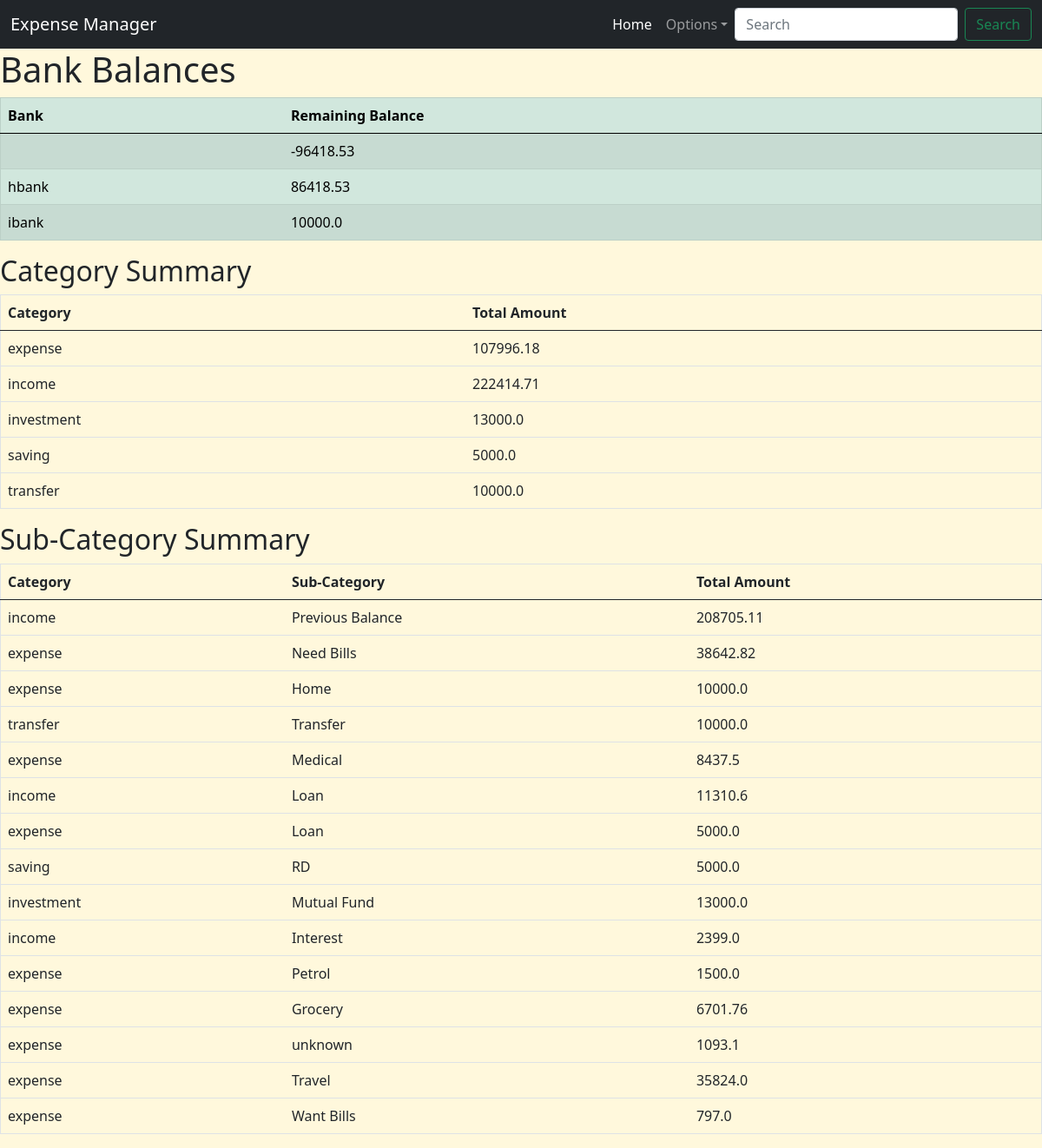
Page /summary on the committed database.
### app.py (models this page shows)
class IncomeExpenseManager(db.Model):
    id = db.Column(db.Integer, primary_key=True)
    date = db.Column(db.Date, nullable=False)
    from_bank = db.Column(db.String(10), nullable=False)
    to_bank = db.Column(db.String(10), nullable=True)
    category = db.Column(db.String(20), nullable=False)
    sub_category = db.Column(db.String(50), nullable=False)
    description = db.Column(db.String(100), nullable=False)
    amount = db.Column(db.Float, nullable=False)

### app.py (the view)
@app.route('/summary')
def category_summary():
    category_summary = db.session.query(IncomeExpenseManager.category, db.func.sum(IncomeExpenseManager.amount).label('total_amount')).group_by(IncomeExpenseManager.category).all()
    sub_category_summary = db.session.query(IncomeExpenseManager.category, IncomeExpenseManager.sub_category, db.func.sum(IncomeExpenseManager.amount).label('total_amount')).group_by(IncomeExpenseManager.category, IncomeExpenseManager.sub_category).order_by(IncomeExpenseManager.amount.label('total_amount').desc()).all()
    from_bank_summary = db.session.query(IncomeExpenseManager.from_bank, db.func.sum(-IncomeExpenseManager.amount).label('balance')).group_by(IncomeExpenseManager.from_bank).all()
    to_bank_summary = db.session.query(IncomeExpenseManager.to_bank, db.func.sum(IncomeExpenseManager.amount).label('balance')).filter(IncomeExpenseManager.to_bank.isnot(None)).group_by(IncomeExpenseManager.to_bank).all()
    bank_balances = {}
    for bank, balance in from_bank_summary:
        bank_balances[bank] = bank_balances.get(bank, 0) + balance
    for bank, balance in to_bank_summary:
        bank_balances[bank] = bank_balances.get(bank, 0) + balance
    return render_template('category_summary.html', category_summary=category_summary, sub_category_summary=sub_category_summary, bank_balances=bank_balances)

### templates/category_summary.html
{% extends 'base.html' %}
{% block content %}
<h1>Bank Balances</h1>
<table class="table table-success table-striped", border="1">
    <thead>
        <tr>
            <th>Bank</th>
            <th>Remaining Balance</th>
        </tr>
    </thead>
    <tbody>
        {% for bank, balance in bank_balances.items() %}
        <tr>
            <td>{{ bank }}</td>
            <td>{{ balance }}</td>
        </tr>
        {% endfor %}
    </tbody>
</table>
<h2>Category Summary</h2>
<table class="table", border="1">
    <thead>
        <tr>
            <th>Category</th>
            <th>Total Amount</th>
        </tr>
    </thead>
    <tbody>
        {% for category, total_amount in category_summary %}
        <tr>
            <td>{{ category }}</td>
            <td>{{ total_amount | round(2) }}</td>
        </tr>
        {% endfor %}
    </tbody>
</table>
<h2>Sub-Category Summary</h2>
<table class="table", border="1">
    <thead>
        <tr>
            <th>Category</th>
            <th>Sub-Category</th>
            <th>Total Amount</th>
        </tr>
    </thead>
    <tbody>
        {% for category, sub_category, total_amount in sub_category_summary %}
        <tr>
            <td>{{ category }}</td>
            <td>{{ sub_category }}</td>
            <td>{{ total_amount | round(2) }}</td>
        </tr>
        {% endfor %}
    </tbody>
</table>
{% endblock %}

### templates/base.html (style rules this page uses)
body { background-color: cornsilk; }

### rows in the picture
IncomeExpenseManager: to_bank "ibank", amount "10000.0", category "transfer", sub_category "Transfer"
IncomeExpenseManager: category "saving", amount "5000.0", sub_category "RD"
IncomeExpenseManager: category "income", sub_category "Previous Balance", amount "208705.11"
IncomeExpenseManager: category "expense", sub_category "Home", amount "10000.0"
IncomeExpenseManager: category "expense", sub_category "Loan", amount "5000.0"
IncomeExpenseManager: category "expense", sub_category "Petrol", amount "1500.0"

### other values in the picture
{{ balance }} "-96418.53" "86418.53"
{{ bank }} "hbank"
{{ category }} "expense" "income" "investment"
{{ total_amount | round(2) }} "107996.18" "222414.71" "13000.0"
{{ category }} "expense" "expense" "income" "investment" "income" "expense" "expense" "expense" "expense"
{{ sub_category }} "Need Bills" "Medical" "Loan" "Mutual Fund" "Interest" "Grocery" "unknown" "Travel" "Want Bills"
{{ total_amount | round(2) }} "38642.82" "8437.5" "11310.6" "13000.0" "2399.0" "6701.76" "1093.1" "35824.0" "797.0"
